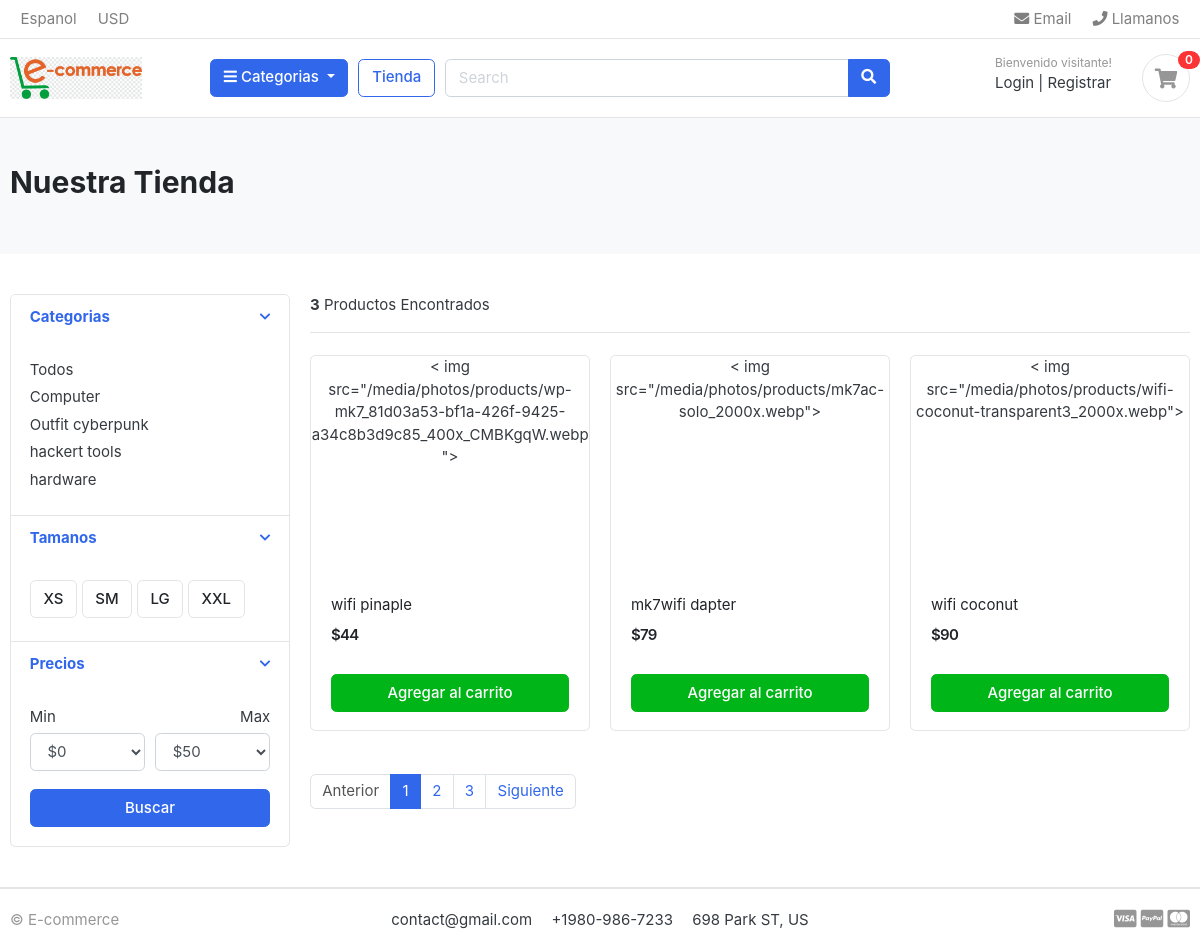
/store/hackert-tools/, run on the app's committed database.
### category/models.py (models this page shows, shortened)
class Category(models.Model):
    category_name = models.CharField(max_length=50, unique=True)
    description = models.TextField(blank=True)
    slug = models.CharField(max_length=100, unique=True)
    cat_image = models.ImageField(upload_to = 'photos/categories', blank=True)
    class Meta:
        verbose_name = 'Category'
        verbose_name_plural = 'Categories'
    def get_url(self):
        return reverse('product_by_category', args=[self.slug])

### store/models.py (models this page shows, shortened)
class Product(models.Model):
    product_name = models.CharField(max_length=200, unique=True)
    slug = models.CharField(max_length=200, unique=True)
    description = models.TextField(max_length=500,blank=True)
    price = models.IntegerField()
    images = models.ImageField(upload_to='photos/products')
    stock = models.IntegerField()
    is_available = models.BooleanField(default=True)
    category = models.ForeignKey(Category, on_delete= models.CASCADE)
    create_date = models.DateTimeField(auto_now_add=True)
    modified_date = models.DateTimeField(auto_now=True)
    def get_url(self):
        return reverse('product_detail',args=[self.category.slug, self.slug])

### store/views.py (the view)
# urls.py: path('store/', include('store.urls')),
def store(request, category_slug=None):
    categories = None
    product = None
    if category_slug != None:
        categories = get_object_or_404(Category, slug=category_slug)
        products = Product.objects.filter(category=categories, is_available=True)
        product_count = products.count()
    else:
        products = Product.objects.all().filter(is_available=True)
        product_count = products.count()
    context = {
        'products': products,
        'product_count': product_count,
    }
    return render(request, 'store/store.html', context)

### category/context_processors.py (called while the page is built)
def menu_links(request):
    links = Category.objects.all()
    return dict(links=links)

### templates/store/store.html (shortened to what this page needs)
{% extends 'base.html'%}
{% block content %}
<section class="section-pagetop bg">
  <div class="container">
    <h2 class="title-page">Nuestra Tienda</h2>
  </div>
</section>
<section class="section-content padding-y">
  <div class="container">
    <div class="row">
      <aside class="col-md-3">
        <div class="card">
          <article class="filter-group">
            <header class="card-header">
              <a href="#" data-toggle="collapse" data-target="#collapse_1" aria-expanded="true" class="">
                <i class="icon-control fa fa-chevron-down"></i>
                <h6 class="title">Categorias</h6>
              </a>
            </header>
            <div class="filter-content collapse show" id="collapse_1" style="">
              <div class="card-body">
                <ul class="list-menu">
                  <li><a href="{% url 'store'%}">Todos</a></li>
                  {% for  category in links %}
                  <li><a href="{{category.get_url}}">{{category.category_name}}</a></li>
                  {% endfor %}
                </ul>
              </div>
            </div>
          </article>
          <article class="filter-group">
            <header class="card-header">
              <a href="#" data-toggle="collapse" data-target="#collapse_4" aria-expanded="true" class="">
                <i class="icon-control fa fa-chevron-down"></i>
                <h6 class="title">Tamanos </h6>
              </a>
            </header>
            <div class="filter-content collapse show" id="collapse_4" style="">
              <div class="card-body">
                <label class="checkbox-btn">
                  <span class="btn btn-light"> XS </span>
                </label>
                <label class="checkbox-btn">
                  <span class="btn btn-light"> SM </span>
                </label>
                <label class="checkbox-btn">
                  <span class="btn btn-light"> LG </span>
                </label>
                <label class="checkbox-btn">
                  <span class="btn btn-light"> XXL </span>
                </label>
              </div>
            </div>
          </article>
          <article class="filter-group">
            <header class="card-header">
              <a href="#" data-toggle="collapse" data-target="#collapse_3" aria-expanded="true" class="">
                <i class="icon-control fa fa-chevron-down"></i>
                <h6 class="title">Precios </h6>
              </a>
            </header>
            <div class="filter-content collapse show" id="collapse_3" style="">
              <div class="card-body">
                <div class="form-row">
                  <div class="form-group col-md-6">
                    <label>Min</label>
                    <select class="mr-2 form-control">
                      <option value="0">$0</option>
                    </select>
                  </div>
                  <div class="form-group text-right col-md-6">
                    <label>Max</label>
                    <select class="mr-2 form-control">
                      <option value="50">$50</option>
                    </select>
                  </div>
                </div>
                <button class="btn btn-block btn-primary">Buscar</button>
              </div>
            </div>
          </article>
        </div>
      </aside>
      <main class="col-md-9">
        <header class="border-bottom mb-4 pb-3">
          <div class="form-inline">
            <span class="mr-md-auto"> <b>{{product_count}}</b> Productos Encontrados </span>
          </div>
        </header>
        <div class="row">
          {% for product in products %}
          <div class="col-md-4">
            <figure class="card card-product-grid">
              <div class="img-wrap">
                < <a href="{{ product.get_url }}"></a> img src="{{product.images.url}}">
              </div>
              <figcaption class="info-wrap">
                <div class="fix-height">
                  <a href="{{ product.get_url }}" class="title">{{product.product_name}}</a>
                  <div class="price-wrap mt-2">
                    <span class="price">${{product.price}}</span>
                  </div>
                </div>
                <a href="#" class="btn btn-block btn-success">Agregar al carrito </a>
              </figcaption>
            </figure>
          </div>
            {% endfor %}
        </div>
        <nav class="mt-4" aria-label="Page navigation sample">
          <ul class="pagination">
            <li class="page-item disabled"><a class="page-link" href="#">Anterior</a></li>
            <li class="page-item active"><a class="page-link" href="#">1</a></li>
            <li class="page-item"><a class="page-link" href="#">2</a></li>
            <li class="page-item"><a class="page-link" href="#">3</a></li>
            <li class="page-item"><a class="page-link" href="#">Siguiente</a></li>
          </ul>
        </nav>
      </main>
    </div>
  </div>
</section>
{% endblock %}

### static/css/ui.css (style rules this page uses)
html { font-family: "Inter", sans-serif; font-size: 15px; }
.img-wrap { text-align: center; display: block; }
.price-wrap { letter-spacing: -0.7px; }
.padding-y { padding-top: 40px; padding-bottom: 40px; }
figure { margin-bottom: 0; }
article:after, .form-group:after { display: block; clear: both; content: ""; }
.bg { background-color: #f8f9fa; }
.title-page { color: #212529; }
.btn-light { background-color: #fff; border-color: #e4e4e4; }
[class*=list-] li:after { visibility: hidden; display: block; content: ""; overflow: hidden; height: 0; clear: both; }
.list-menu { list-style: none; margin: 0; padding-left: 0; }
.list-menu li { margin-bottom: 5px; }
.list-menu a { color: #343a40; }
[class*=card-product] a.title { color: #212529; display: block; }
[class*=card-product] .img-wrap { overflow: hidden; position: relative; }
.card-product-grid { margin-bottom: 20px; }
.card-product-grid .img-wrap { border-radius: 0.2rem 0.2rem 0 0; height: 220px; }
.card-product-grid .info-wrap { overflow: hidden; padding: 18px 20px; }
.card-product-grid .fix-height { height: 80px; overflow: hidden; }
.card .img-wrap { overflow: hidden; }
.price { font-weight: 600; color: #212529; }
.icon-control { margin-top: 5px; float: right; font-size: 80%; }
.card-header .title { margin-bottom: 0; line-height: 1.5; }
.filter-group { border-bottom: 1px solid #e4e4e4; }
.filter-group .card-header { border-bottom: 0; }
.filter-group:last-child { border-bottom: 0; }
.checkbox-btn { position: relative; }
.section-pagetop { padding: 45px 0; }

### data on the page
Category: category_name "Computer"
Category: category_name "Outfit cyberpunk"
Category: category_name "hackert tools"
Category: category_name "hardware"
Product: images "/media/photos/products/wp-mk7_81d03a53-bf1a-426f-9425-a34c8b3d9c85_400x_CMBKgqW.webp", product_name "wifi pinaple", price "44"
Product: images "/media/photos/products/mk7ac-solo_2000x.webp", product_name "mk7wifi dapter", price "79"
Product: images "/media/photos/products/wifi-coconut-transparent3_2000x.webp", product_name "wifi coconut", price "90"

### other printed values
{{ product_count }} "3"
